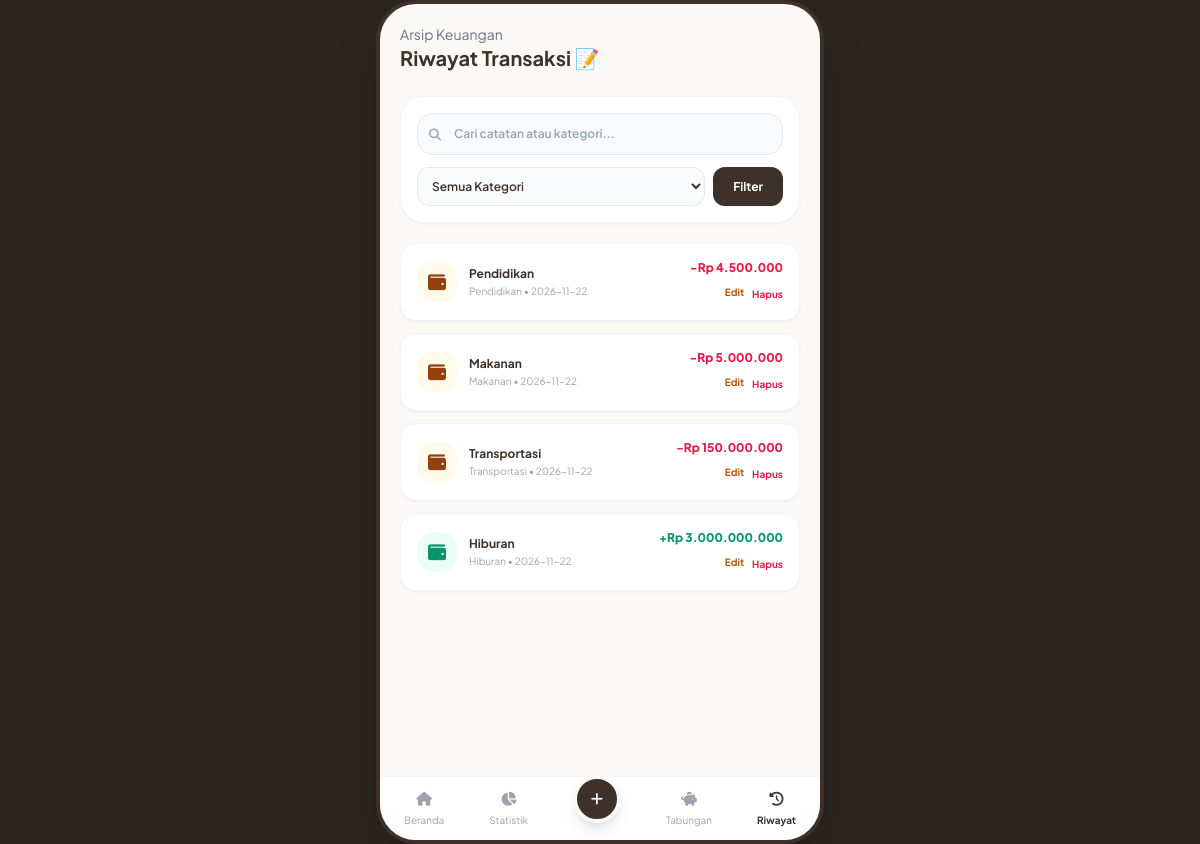
The app's page /riwayat (signed in) with its own data.
### tables this page shows
CREATE TABLE transaksi (
            id INTEGER PRIMARY KEY AUTOINCREMENT,
            user_id INTEGER NOT NULL,
            jenis TEXT NOT NULL,
            jumlah INTEGER NOT NULL,
            kategori TEXT NOT NULL,
            catatan TEXT,
            tanggal TEXT NOT NULL,
            FOREIGN KEY (user_id) REFERENCES users (id)
        );

### app.py (the view)
@app.route('/riwayat')
@login_required
def riwayat():
    user_id = session['user_id']
    conn = get_db()
    q = request.args.get('q', '')
    kategori = request.args.get('kategori', '')
    tanggal = request.args.get('tanggal', '')
    query = "SELECT * FROM transaksi WHERE user_id = ?"
    params = [user_id]
    if q:
        query += " AND (catatan LIKE ? OR kategori LIKE ?)"
        params.extend([f'%{q}%', f'%{q}%'])
    if kategori:
        query += " AND kategori = ?"
        params.append(kategori)
    if tanggal:
        query += " AND tanggal = ?"
        params.append(tanggal)
    query += " ORDER BY tanggal DESC, id DESC"
    semua_transaksi = conn.execute(query, params).fetchall()
    conn.close()
    return render_template(
        'riwayat.html',
        transaksi=semua_transaksi,
        q=q,
        kategori=kategori,
        tanggal=tanggal,
        nama_user=session.get('nama_user', 'Pengguna')
    )

### app.py (called while the page is built)
def get_db():
    conn = sqlite3.connect(DB_NAME)
    conn.row_factory = sqlite3.Row
    return conn

def login_required(f):
    @wraps(f)
    def decorated_function(*args, **kwargs):
        if 'user_id' not in session:
            return redirect(url_for('login'))
        return f(*args, **kwargs)
    return decorated_function

@app.template_filter('rupiah')
def format_rupiah(angka):
    if angka is None:
        return "0"
    return f"{int(angka):,}".replace(",", ".")

### templates/riwayat.html (shortened to what this page needs)
{% extends "base.html" %}
{% block content %}
<div class="p-5">
    <div class="flex justify-between items-center mb-6">
        <div>
            <p class="text-sm text-gray-500">Arsip Keuangan</p>
            <h1 class="text-xl font-bold text-[#3d312a]">Riwayat Transaksi 📝</h1>
        </div>
    </div>
    <div class="bg-white p-4 rounded-3xl border border-gray-100 shadow-sm mb-5">
        <form action="{{ url_for('riwayat') }}" method="GET" class="space-y-3">
            <div class="relative">
                <i class="fa-solid fa-magnifying-glass absolute left-3 top-3.5 text-gray-400 text-xs"></i>
                <input type="text" name="q" value="{{ q }}" placeholder="Cari catatan atau kategori..." class="w-full bg-gray-50 border border-gray-200 pl-9 pr-3 py-3 rounded-2xl text-xs font-semibold text-[#3d312a] focus:outline-none">
            </div>
            <div class="flex space-x-2">
                <select name="kategori" class="flex-1 bg-gray-50 border border-gray-200 p-2.5 rounded-xl text-xs font-semibold text-[#3d312a] focus:outline-none">
                    <option value="">Semua Kategori</option>
                </select>
                <button type="submit" class="bg-[#3d312a] text-white px-5 py-2.5 rounded-xl text-xs font-bold shadow-sm">
                    Filter
                </button>
            </div>
        </form>
    </div>
    <div class="space-y-3">
        {% if transaksi %}
            {% for t in transaksi %}
            <div class="bg-white p-4 rounded-2xl border border-gray-100 shadow-sm flex items-center justify-between gap-3">
                <div class="flex items-center space-x-3 min-w-0">
                    <div class="w-10 h-10 shrink-0 rounded-2xl {% if t.jenis == 'pemasukan' %}bg-emerald-50 text-emerald-600{% else %}bg-amber-50 text-amber-800{% endif %} flex items-center justify-center text-lg">
                        <i class="fa-solid fa-wallet"></i>
                    </div>
                    <div class="min-w-0">
                        <h4 class="font-bold text-xs text-[#3d312a] truncate">{{ t.catatan if t.catatan else t.kategori }}</h4>
                        <p class="text-[10px] text-gray-400 mt-0.5">{{ t.kategori }} • {{ t.tanggal }}</p>
                    </div>
                </div>
                <div class="text-right shrink-0">
                    <span class="block font-extrabold text-xs {% if t.jenis == 'pemasukan' %}text-emerald-600{% else %}text-rose-600{% endif %}">
                        {% if t.jenis == 'pemasukan' %}+{% else %}-{% endif %}Rp {{ t.jumlah | rupiah }}
                    </span>
                    <div class="flex items-center justify-end space-x-2 mt-1">
                        <a href="{{ url_for('edit_transaksi', id=t.id) }}" class="text-[10px] font-bold text-amber-700 hover:underline">
                            Edit
                        </a>
                        <form action="{{ url_for('hapus_transaksi', id=t.id) }}" method="POST" onsubmit="return confirm('Yakin mau hapus transaksi ini?');" class="inline">
                            <button type="submit" class="text-[10px] font-bold text-rose-600 hover:underline">
                                Hapus
                            </button>
                        </form>
                    </div>
                </div>
            </div>
            {% endfor %}
        {% else %}
            <div class="text-center py-12 bg-white rounded-3xl border border-gray-100">
                <p class="text-xs text-gray-400">Tidak ada riwayat transaksi yang ditemukan.</p>
            </div>
        {% endif %}
    </div>
</div>
{% endblock %}

### templates/base.html (shortened to what this page needs)
<!DOCTYPE html>
<html lang="id">
<head>
    <script src="https://cdn.tailwindcss.com"></script>
    <link rel="stylesheet" href="https://cdnjs.cloudflare.com/ajax/libs/font-awesome/6.4.0/css/all.min.css">
</head>
<body class="bg-[#2c2420] flex items-center justify-center min-h-screen">
    <div class="w-full max-w-md h-[844px] bg-[#fbf9f6] shadow-2xl relative flex flex-col justify-between overflow-hidden border-4 border-[#3d312a] sm:rounded-[40px]">
        <div class="flex-1 overflow-y-auto pb-28">
            {% block content %}{% endblock %}
        </div>
        <div class="absolute bottom-0 left-0 right-0 bg-white/95 backdrop-blur-md border-t border-gray-100 px-6 py-3 flex justify-between items-center z-50 shadow-lg">
            <a href="{{ url_for('index') }}" class="flex flex-col items-center {% if request.endpoint == 'index' %}text-[#3d312a] font-bold{% else %}text-gray-400{% endif %}">
                <i class="fa-solid fa-house text-sm"></i>
                <span class="text-[10px] mt-1">Beranda</span>
            </a>
            <a href="{{ url_for('budget') }}" class="flex flex-col items-center {% if request.endpoint == 'budget' %}text-[#3d312a] font-bold{% else %}text-gray-400{% endif %}">
                <i class="fa-solid fa-chart-pie text-sm"></i>
                <span class="text-[10px] mt-1">Statistik</span>
            </a>
            <a href="{{ url_for('tambah') }}" class="w-12 h-12 bg-[#3d312a] text-white rounded-full flex items-center justify-center shadow-lg hover:scale-105 transition-transform -mt-5 border-4 border-[#fbf9f6]">
                <i class="fa-solid fa-plus text-sm"></i>
            </a>
            <a href="{{ url_for('tabungan') }}" class="flex flex-col items-center {% if request.endpoint == 'tabungan' %}text-[#3d312a] font-bold{% else %}text-gray-400{% endif %}">
                <i class="fa-solid fa-piggy-bank text-sm"></i>
                <span class="text-[10px] mt-1">Tabungan</span>
            </a>
            <a href="{{ url_for('riwayat') }}" class="flex flex-col items-center {% if request.endpoint == 'riwayat' %}text-[#3d312a] font-bold{% else %}text-gray-400{% endif %}">
                <i class="fa-solid fa-clock-rotate-left text-sm"></i>
                <span class="text-[10px] mt-1">Riwayat</span>
            </a>
        </div>
    </div>
</body>
</html>

### templates/base.html (style rules this page uses)
body { font-family: 'Plus Jakarta Sans', sans-serif; }

### records on screen
transaksi: catatan+kategori "Pendidikan", kategori "Pendidikan", tanggal "2026-11-22", jumlah|rupiah "4.500.000"
transaksi: catatan+kategori "Makanan", kategori "Makanan", tanggal "2026-11-22", jumlah|rupiah "5.000.000"
transaksi: catatan+kategori "Transportasi", kategori "Transportasi", tanggal "2026-11-22", jumlah|rupiah "150.000.000"
transaksi: catatan+kategori "Hiburan", kategori "Hiburan", tanggal "2026-11-22", jumlah|rupiah "3.000.000.000"
